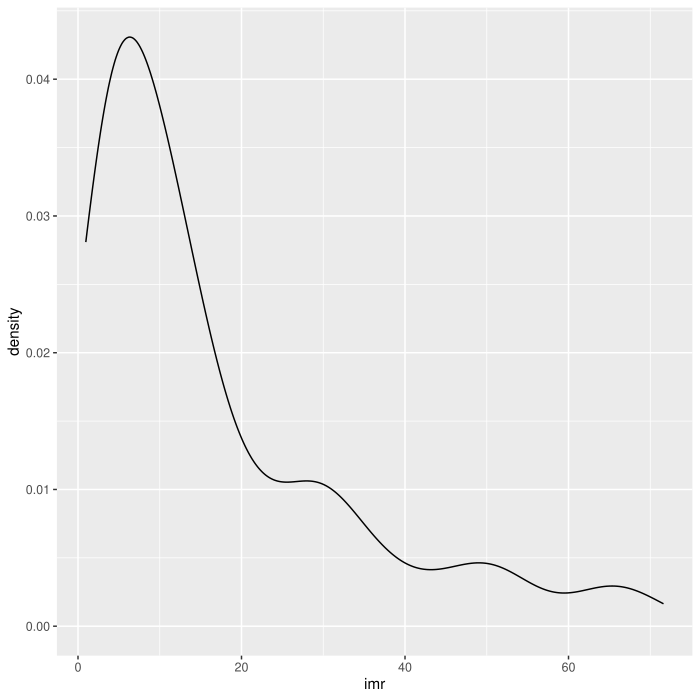

Here is the R script that generated this plot:
# 0. a) Complete and run the code to create load the tidyverse package (that 
#    contains ggplot2)
# install.packages("tidyverse")
library(tidyverse)
#    b) run the code below to read the data for this exercise from the GitHub repository
world_2023 <- read_csv("https://raw.githubusercontent.com/guyabel/teaching-hku2026-rcourse/refs/heads/main/exercise-data/world_2023.csv")
#    c) check the data by viewing the first few rows of each dataset
# South East Asia, 1950-2023
world_2023
#    d) View the PDF on Github of the correct solutions to the exercise
# browseURL("https://github.com/guyabel/teaching-hku2026-rcourse/blob/main/exercise-solution/ex051_coords.pdf")
##
##
##
# 1. Create a density plot of infant mortality rate in all countries
ggplot(data = world_2023, mapping = aes(x = imr)) +
  geom_density()
# 2. Adapt the plot above so that 
#    a. each grp_develop variable has its own fill colour
#    b. the density curves are semi-transparent (alpha = 0.5)
ggplot(data = world_2023, mapping = aes(x = imr, fill = grp_develop)) +
  geom_density(alpha = 0.5)
# 3. Adapt the plot above so that each density curve is stacked on top of 
#    each other and the y-axis is scaled to 1
#    (Hint: use position = "fill")
ggplot(data = world_2023, mapping = aes(x = imr, fill = grp_develop)) +
  geom_density(position = "fill", alpha = 0.5)
# 4. Adapt the plot above so that each density curve is stacked on top of 
#    each other, but the y-axis is not scaled to 1
#    (Hint: use position = "stack")
ggplot(data = world_2023, mapping = aes(x = imr, fill = grp_develop)) +
  geom_density(position = "stack", alpha = 0.5)
# 5. Adapt the plot above so that it is plotted in coordinate system where the
#    x-axis is on the log scale
ggplot(data = world_2023, mapping = aes(x = imr, fill = grp_develop)) +
  geom_density(position = "stack", alpha = 0.5) +
  coord_trans(x = "log")
